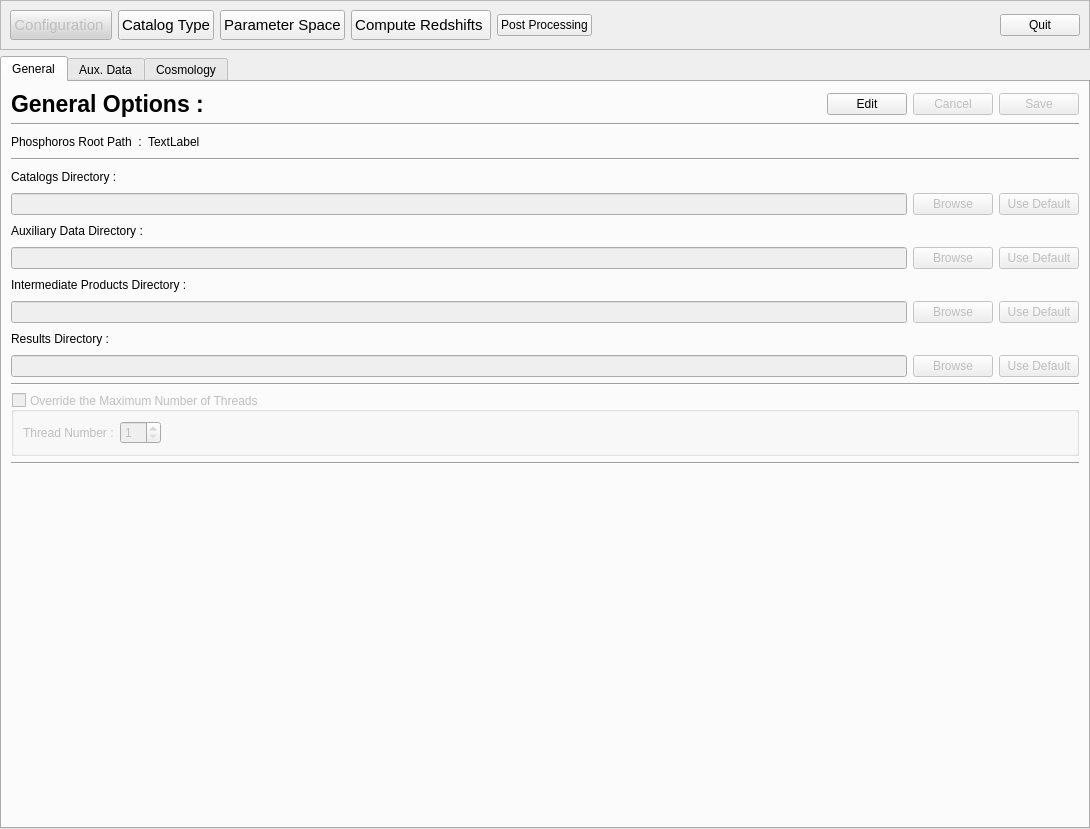
<?xml version="1.0" encoding="UTF-8"?>
<ui version="4.0">
 <class>Euclid::PhzQtUI::FormConfiguration</class>
 <widget class="QWidget" name="Euclid::PhzQtUI::FormConfiguration">
  <property name="geometry">
   <rect>
    <x>0</x>
    <y>0</y>
    <width>1090</width>
    <height>829</height>
   </rect>
  </property>
  <property name="windowTitle">
   <string>Form</string>
  </property>
  <layout class="QVBoxLayout" name="verticalLayout">
   <property name="margin">
    <number>0</number>
   </property>
   <item>
    <widget class="QFrame" name="frm_nav">
     <property name="frameShape">
      <enum>QFrame::StyledPanel</enum>
     </property>
     <property name="frameShadow">
      <enum>QFrame::Raised</enum>
     </property>
     <layout class="QHBoxLayout" name="horizontalLayout_17">
      <item>
       <widget class="QPushButton" name="btn_ToOption">
        <property name="enabled">
         <bool>false</bool>
        </property>
        <property name="minimumSize">
         <size>
          <width>0</width>
          <height>30</height>
         </size>
        </property>
        <property name="font">
         <font>
          <pointsize>11</pointsize>
         </font>
        </property>
        <property name="toolTip">
         <string>&lt;html&gt;&lt;head/&gt;&lt;body&gt;&lt;p&gt;Working directory path definition, Auxiliary data management and Cosmological parameters definition.&lt;/p&gt;&lt;/body&gt;&lt;/html&gt;</string>
        </property>
        <property name="styleSheet">
         <string notr="true">background-color: rgb(210, 210, 210)</string>
        </property>
        <property name="text">
         <string>Configuration </string>
        </property>
       </widget>
      </item>
      <item>
       <widget class="QPushButton" name="btn_ToCatalog">
        <property name="enabled">
         <bool>true</bool>
        </property>
        <property name="minimumSize">
         <size>
          <width>0</width>
          <height>30</height>
         </size>
        </property>
        <property name="font">
         <font>
          <pointsize>11</pointsize>
         </font>
        </property>
        <property name="toolTip">
         <string>Define the Mapping between the catalog file(s) columns and the filters</string>
        </property>
        <property name="text">
         <string>Catalog Type</string>
        </property>
       </widget>
      </item>
      <item>
       <widget class="QPushButton" name="btn_ToModel">
        <property name="minimumSize">
         <size>
          <width>0</width>
          <height>30</height>
         </size>
        </property>
        <property name="font">
         <font>
          <pointsize>11</pointsize>
         </font>
        </property>
        <property name="toolTip">
         <string>Specify the parameter space for the creation of model grid.</string>
        </property>
        <property name="text">
         <string>Parameter Space</string>
        </property>
       </widget>
      </item>
      <item>
       <widget class="QPushButton" name="btn_ToAnalysis">
        <property name="minimumSize">
         <size>
          <width>0</width>
          <height>30</height>
         </size>
        </property>
        <property name="font">
         <font>
          <pointsize>11</pointsize>
         </font>
        </property>
        <property name="toolTip">
         <string>&lt;html&gt;&lt;head/&gt;&lt;body&gt;&lt;p&gt;Compute the model grid, calculate photometric correction, specify luminosity prior and run template fitting in order to produce photo-z catalog.&lt;/p&gt;&lt;/body&gt;&lt;/html&gt;</string>
        </property>
        <property name="text">
         <string>Compute Redshifts </string>
        </property>
       </widget>
      </item>
      <item>
       <widget class="QPushButton" name="btn_ToPP">
        <property name="text">
         <string>Post Processing</string>
        </property>
       </widget>
      </item>
      <item>
       <spacer name="horizontalSpacer_7">
        <property name="orientation">
         <enum>Qt::Horizontal</enum>
        </property>
        <property name="sizeHint" stdset="0">
         <size>
          <width>40</width>
          <height>20</height>
         </size>
        </property>
       </spacer>
      </item>
      <item>
       <widget class="QPushButton" name="btn_exit">
        <property name="text">
         <string>Quit</string>
        </property>
       </widget>
      </item>
     </layout>
    </widget>
   </item>
   <item>
    <widget class="QTabWidget" name="tabWidget">
     <property name="currentIndex">
      <number>0</number>
     </property>
     <widget class="QWidget" name="tab">
      <attribute name="title">
       <string>General</string>
      </attribute>
      <layout class="QVBoxLayout" name="verticalLayout_4">
       <item>
        <layout class="QHBoxLayout" name="horizontalLayout_3">
         <item>
          <widget class="QLabel" name="label_3">
           <property name="font">
            <font>
             <pointsize>17</pointsize>
             <weight>75</weight>
             <bold>true</bold>
            </font>
           </property>
           <property name="text">
            <string>General Options :</string>
           </property>
          </widget>
         </item>
         <item>
          <spacer name="horizontalSpacer_5">
           <property name="orientation">
            <enum>Qt::Horizontal</enum>
           </property>
           <property name="sizeHint" stdset="0">
            <size>
             <width>40</width>
             <height>20</height>
            </size>
           </property>
          </spacer>
         </item>
         <item>
          <widget class="QPushButton" name="btn_editGeneral">
           <property name="text">
            <string>Edit</string>
           </property>
          </widget>
         </item>
         <item>
          <widget class="QPushButton" name="btn_cancelGeneral">
           <property name="enabled">
            <bool>false</bool>
           </property>
           <property name="text">
            <string>Cancel</string>
           </property>
          </widget>
         </item>
         <item>
          <widget class="QPushButton" name="btn_saveGeneral">
           <property name="enabled">
            <bool>false</bool>
           </property>
           <property name="text">
            <string>Save</string>
           </property>
          </widget>
         </item>
        </layout>
       </item>
       <item>
        <widget class="Line" name="line_3">
         <property name="orientation">
          <enum>Qt::Horizontal</enum>
         </property>
        </widget>
       </item>
       <item>
        <layout class="QHBoxLayout" name="horizontalLayout_8">
         <item>
          <widget class="QLabel" name="label">
           <property name="toolTip">
            <string>The Phosphoros Root Path can be modified with the environment variable $PHOSPHOROS_ROOT.</string>
           </property>
           <property name="text">
            <string>Phosphoros Root Path  :</string>
           </property>
          </widget>
         </item>
         <item>
          <widget class="QLabel" name="txt_rootDir">
           <property name="text">
            <string>TextLabel</string>
           </property>
          </widget>
         </item>
         <item>
          <spacer name="horizontalSpacer_9">
           <property name="orientation">
            <enum>Qt::Horizontal</enum>
           </property>
           <property name="sizeHint" stdset="0">
            <size>
             <width>40</width>
             <height>20</height>
            </size>
           </property>
          </spacer>
         </item>
        </layout>
       </item>
       <item>
        <layout class="QHBoxLayout" name="horizontalLayout_6"/>
       </item>
       <item>
        <widget class="Line" name="line">
         <property name="orientation">
          <enum>Qt::Horizontal</enum>
         </property>
        </widget>
       </item>
       <item>
        <layout class="QHBoxLayout" name="horizontalLayout_9">
         <item>
          <widget class="QLabel" name="label_4">
           <property name="text">
            <string>Catalogs Directory :</string>
           </property>
          </widget>
         </item>
         <item>
          <spacer name="horizontalSpacer_10">
           <property name="orientation">
            <enum>Qt::Horizontal</enum>
           </property>
           <property name="sizeHint" stdset="0">
            <size>
             <width>40</width>
             <height>20</height>
            </size>
           </property>
          </spacer>
         </item>
        </layout>
       </item>
       <item>
        <layout class="QHBoxLayout" name="horizontalLayout_12">
         <item>
          <widget class="QLineEdit" name="txt_catDir">
           <property name="enabled">
            <bool>false</bool>
           </property>
          </widget>
         </item>
         <item>
          <widget class="QPushButton" name="btn_browseCat">
           <property name="enabled">
            <bool>false</bool>
           </property>
           <property name="text">
            <string>Browse</string>
           </property>
          </widget>
         </item>
         <item>
          <widget class="QPushButton" name="btn_defCat">
           <property name="enabled">
            <bool>false</bool>
           </property>
           <property name="text">
            <string>Use Default</string>
           </property>
          </widget>
         </item>
        </layout>
       </item>
       <item>
        <layout class="QHBoxLayout" name="horizontalLayout_10">
         <item>
          <widget class="QLabel" name="label_5">
           <property name="text">
            <string>Auxiliary Data Directory :</string>
           </property>
          </widget>
         </item>
         <item>
          <spacer name="horizontalSpacer_11">
           <property name="orientation">
            <enum>Qt::Horizontal</enum>
           </property>
           <property name="sizeHint" stdset="0">
            <size>
             <width>40</width>
             <height>20</height>
            </size>
           </property>
          </spacer>
         </item>
        </layout>
       </item>
       <item>
        <layout class="QHBoxLayout" name="horizontalLayout_13">
         <item>
          <widget class="QLineEdit" name="txt_auxDir">
           <property name="enabled">
            <bool>false</bool>
           </property>
          </widget>
         </item>
         <item>
          <widget class="QPushButton" name="btn_browseAux">
           <property name="enabled">
            <bool>false</bool>
           </property>
           <property name="text">
            <string>Browse</string>
           </property>
          </widget>
         </item>
         <item>
          <widget class="QPushButton" name="btn_defAux">
           <property name="enabled">
            <bool>false</bool>
           </property>
           <property name="text">
            <string>Use Default</string>
           </property>
          </widget>
         </item>
        </layout>
       </item>
       <item>
        <layout class="QHBoxLayout" name="horizontalLayout_11">
         <item>
          <widget class="QLabel" name="label_6">
           <property name="text">
            <string>Intermediate Products Directory :</string>
           </property>
          </widget>
         </item>
         <item>
          <spacer name="horizontalSpacer_12">
           <property name="orientation">
            <enum>Qt::Horizontal</enum>
           </property>
           <property name="sizeHint" stdset="0">
            <size>
             <width>40</width>
             <height>20</height>
            </size>
           </property>
          </spacer>
         </item>
        </layout>
       </item>
       <item>
        <layout class="QHBoxLayout" name="horizontalLayout_14">
         <item>
          <widget class="QLineEdit" name="txt_interDir">
           <property name="enabled">
            <bool>false</bool>
           </property>
          </widget>
         </item>
         <item>
          <widget class="QPushButton" name="btn_browseInter">
           <property name="enabled">
            <bool>false</bool>
           </property>
           <property name="text">
            <string>Browse</string>
           </property>
          </widget>
         </item>
         <item>
          <widget class="QPushButton" name="btn_defInter">
           <property name="enabled">
            <bool>false</bool>
           </property>
           <property name="text">
            <string>Use Default</string>
           </property>
          </widget>
         </item>
        </layout>
       </item>
       <item>
        <layout class="QHBoxLayout" name="horizontalLayout_15">
         <item>
          <widget class="QLabel" name="label_7">
           <property name="text">
            <string>Results Directory :</string>
           </property>
          </widget>
         </item>
         <item>
          <spacer name="horizontalSpacer_13">
           <property name="orientation">
            <enum>Qt::Horizontal</enum>
           </property>
           <property name="sizeHint" stdset="0">
            <size>
             <width>40</width>
             <height>20</height>
            </size>
           </property>
          </spacer>
         </item>
        </layout>
       </item>
       <item>
        <layout class="QHBoxLayout" name="horizontalLayout_16">
         <item>
          <widget class="QLineEdit" name="txt_resDir">
           <property name="enabled">
            <bool>false</bool>
           </property>
          </widget>
         </item>
         <item>
          <widget class="QPushButton" name="btn_browseRes">
           <property name="enabled">
            <bool>false</bool>
           </property>
           <property name="text">
            <string>Browse</string>
           </property>
          </widget>
         </item>
         <item>
          <widget class="QPushButton" name="btn_defRes">
           <property name="enabled">
            <bool>false</bool>
           </property>
           <property name="text">
            <string>Use Default</string>
           </property>
          </widget>
         </item>
        </layout>
       </item>
       <item>
        <widget class="Line" name="line_4">
         <property name="orientation">
          <enum>Qt::Horizontal</enum>
         </property>
        </widget>
       </item>
       <item>
        <widget class="QGroupBox" name="gb_thread">
         <property name="enabled">
          <bool>false</bool>
         </property>
         <property name="title">
          <string>Override the Maximum Number of Threads</string>
         </property>
         <property name="alignment">
          <set>Qt::AlignLeading|Qt::AlignLeft|Qt::AlignVCenter</set>
         </property>
         <property name="flat">
          <bool>false</bool>
         </property>
         <property name="checkable">
          <bool>true</bool>
         </property>
         <property name="checked">
          <bool>false</bool>
         </property>
         <layout class="QHBoxLayout" name="horizontalLayout">
          <item>
           <widget class="QLabel" name="label_8">
            <property name="text">
             <string>Thread Number :</string>
            </property>
           </widget>
          </item>
          <item>
           <widget class="QSpinBox" name="sb_thread">
            <property name="minimum">
             <number>1</number>
            </property>
           </widget>
          </item>
          <item>
           <spacer name="horizontalSpacer_2">
            <property name="orientation">
             <enum>Qt::Horizontal</enum>
            </property>
            <property name="sizeHint" stdset="0">
             <size>
              <width>737</width>
              <height>20</height>
             </size>
            </property>
           </spacer>
          </item>
         </layout>
        </widget>
       </item>
       <item>
        <widget class="Line" name="line_5">
         <property name="orientation">
          <enum>Qt::Horizontal</enum>
         </property>
        </widget>
       </item>
       <item>
        <spacer name="verticalSpacer_7">
         <property name="orientation">
          <enum>Qt::Vertical</enum>
         </property>
         <property name="sizeHint" stdset="0">
          <size>
           <width>20</width>
           <height>238</height>
          </size>
         </property>
        </spacer>
       </item>
      </layout>
     </widget>
     <widget class="QWidget" name="tab_2">
      <attribute name="title">
       <string>Aux. Data</string>
      </attribute>
      <layout class="QVBoxLayout" name="verticalLayout_3">
       <item>
        <widget class="Euclid::PhzQtUI::FormAuxDataManagement" name="widget_aux_Data" native="true"/>
       </item>
      </layout>
     </widget>
     <widget class="QWidget" name="tab_3">
      <attribute name="title">
       <string>Cosmology</string>
      </attribute>
      <layout class="QVBoxLayout" name="verticalLayout_2">
       <item>
        <layout class="QHBoxLayout" name="horizontalLayout_4">
         <item>
          <widget class="QLabel" name="label_9">
           <property name="font">
            <font>
             <pointsize>17</pointsize>
             <weight>75</weight>
             <bold>true</bold>
            </font>
           </property>
           <property name="text">
            <string>Cosmological Parameters :</string>
           </property>
          </widget>
         </item>
         <item>
          <spacer name="horizontalSpacer_6">
           <property name="orientation">
            <enum>Qt::Horizontal</enum>
           </property>
           <property name="sizeHint" stdset="0">
            <size>
             <width>40</width>
             <height>20</height>
            </size>
           </property>
          </spacer>
         </item>
         <item>
          <widget class="QPushButton" name="btn_edit_cosmo">
           <property name="text">
            <string>Edit</string>
           </property>
          </widget>
         </item>
         <item>
          <widget class="QPushButton" name="btn_cancel_cosmo">
           <property name="enabled">
            <bool>false</bool>
           </property>
           <property name="text">
            <string>Cancel</string>
           </property>
          </widget>
         </item>
         <item>
          <widget class="QPushButton" name="btn_save_cosmo">
           <property name="enabled">
            <bool>false</bool>
           </property>
           <property name="text">
            <string>Save</string>
           </property>
          </widget>
         </item>
        </layout>
       </item>
       <item>
        <widget class="Line" name="line_6">
         <property name="orientation">
          <enum>Qt::Horizontal</enum>
         </property>
        </widget>
       </item>
       <item>
        <layout class="QHBoxLayout" name="horizontalLayout_2">
         <item>
          <layout class="QGridLayout" name="gridLayout">
           <item row="0" column="1">
            <widget class="QLineEdit" name="txt_hubble_param">
             <property name="enabled">
              <bool>false</bool>
             </property>
            </widget>
           </item>
           <item row="0" column="0">
            <widget class="QLabel" name="label_12">
             <property name="toolTip">
              <string>The Phosphoros Root Path can be modified with the environment variable $PHOSPHOROS_ROOT.</string>
             </property>
             <property name="text">
              <string>&lt;html&gt;&lt;head/&gt;&lt;body&gt;&lt;p&gt;Hubble Constant H&lt;span style=&quot; vertical-align:sub;&quot;&gt;0&lt;/span&gt;  :&lt;/p&gt;&lt;/body&gt;&lt;/html&gt;</string>
             </property>
            </widget>
           </item>
           <item row="0" column="2">
            <widget class="QLabel" name="label_14">
             <property name="text">
              <string> km/s/Mpc</string>
             </property>
            </widget>
           </item>
           <item row="1" column="0">
            <widget class="QLabel" name="label_11">
             <property name="toolTip">
              <string>The Phosphoros Root Path can be modified with the environment variable $PHOSPHOROS_ROOT.</string>
             </property>
             <property name="text">
              <string>&lt;html&gt;&lt;head/&gt;&lt;body&gt;&lt;p&gt;Matter density parameter Ω&lt;span style=&quot; vertical-align:sub;&quot;&gt;M&lt;/span&gt;  :&lt;/p&gt;&lt;/body&gt;&lt;/html&gt;</string>
             </property>
            </widget>
           </item>
           <item row="2" column="0">
            <widget class="QLabel" name="label_13">
             <property name="toolTip">
              <string>The Phosphoros Root Path can be modified with the environment variable $PHOSPHOROS_ROOT.</string>
             </property>
             <property name="text">
              <string>&lt;html&gt;&lt;head/&gt;&lt;body&gt;&lt;p&gt;Dark energy density parameter Ω&lt;span style=&quot; font-family:'sans-serif'; color:#000000; background-color:#f8f9fa; vertical-align:sub;&quot;&gt;Λ&lt;/span&gt;</string>
             </property>
            </widget>
           </item>
           <item row="1" column="1">
            <widget class="QLineEdit" name="txt_omega_matter">
             <property name="enabled">
              <bool>false</bool>
             </property>
            </widget>
           </item>
           <item row="2" column="1">
            <widget class="QLineEdit" name="txt_omega_lambda">
             <property name="enabled">
              <bool>false</bool>
             </property>
            </widget>
           </item>
          </layout>
         </item>
         <item>
          <spacer name="horizontalSpacer">
           <property name="orientation">
            <enum>Qt::Horizontal</enum>
           </property>
           <property name="sizeHint" stdset="0">
            <size>
             <width>40</width>
             <height>20</height>
            </size>
           </property>
          </spacer>
         </item>
        </layout>
       </item>
       <item>
        <layout class="QHBoxLayout" name="horizontalLayout_18">
         <item>
          <widget class="QPushButton" name="btn_default_cosmo">
           <property name="enabled">
            <bool>false</bool>
           </property>
           <property name="text">
            <string>Reset to default</string>
           </property>
          </widget>
         </item>
         <item>
          <spacer name="horizontalSpacer_8">
           <property name="orientation">
            <enum>Qt::Horizontal</enum>
           </property>
           <property name="sizeHint" stdset="0">
            <size>
             <width>40</width>
             <height>20</height>
            </size>
           </property>
          </spacer>
         </item>
        </layout>
       </item>
       <item>
        <spacer name="verticalSpacer">
         <property name="orientation">
          <enum>Qt::Vertical</enum>
         </property>
         <property name="sizeHint" stdset="0">
          <size>
           <width>20</width>
           <height>40</height>
          </size>
         </property>
        </spacer>
       </item>
      </layout>
     </widget>
    </widget>
   </item>
  </layout>
 </widget>
 <customwidgets>
  <customwidget>
   <class>Euclid::PhzQtUI::FormAuxDataManagement</class>
   <extends>QWidget</extends>
   <header>PhzQtUI/FormAuxDataManagement.h</header>
  </customwidget>
 </customwidgets>
 <resources/>
 <connections/>
</ui>
